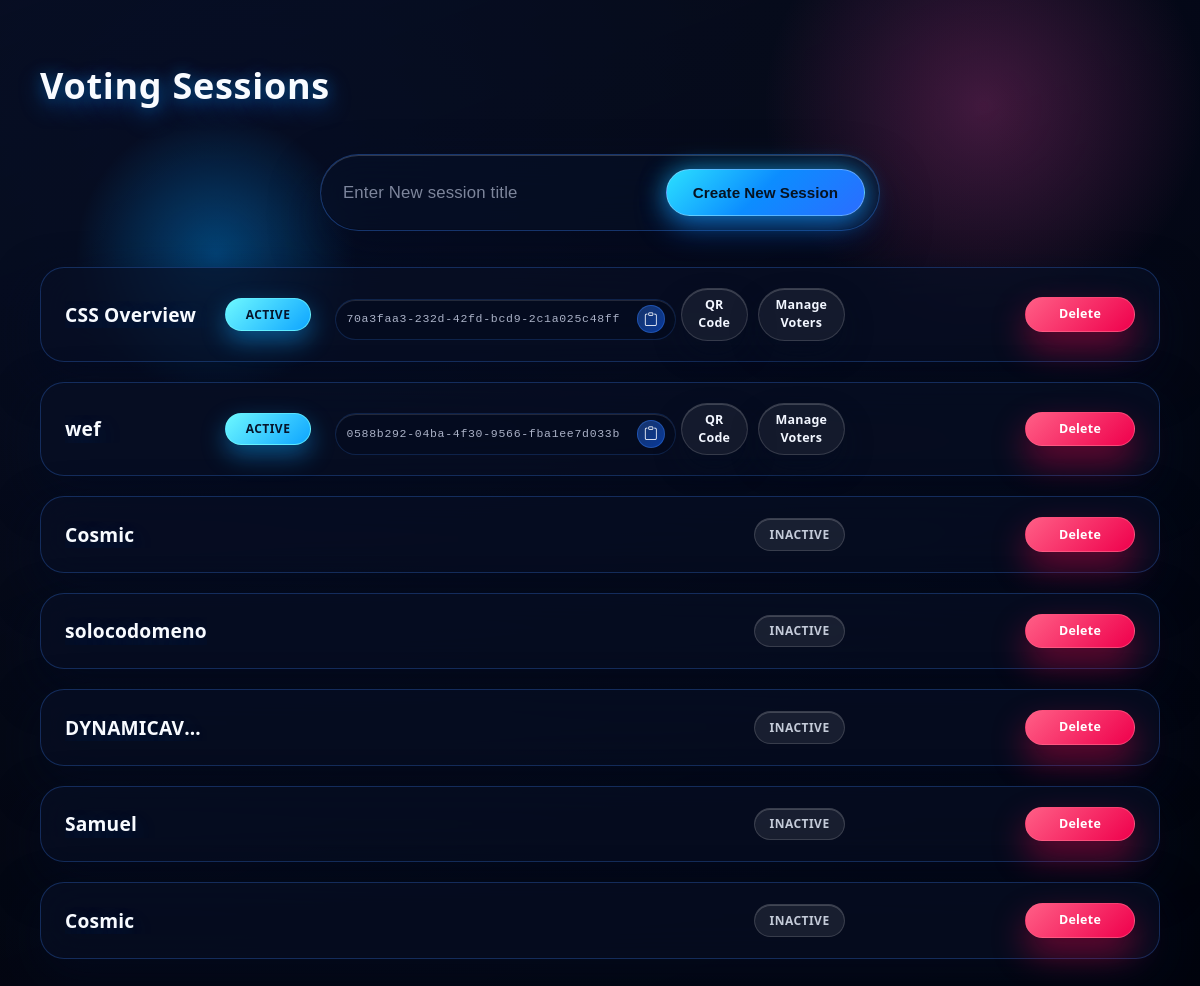
/list_sessions/ (signed in), run on an earlier commit of the app's database.
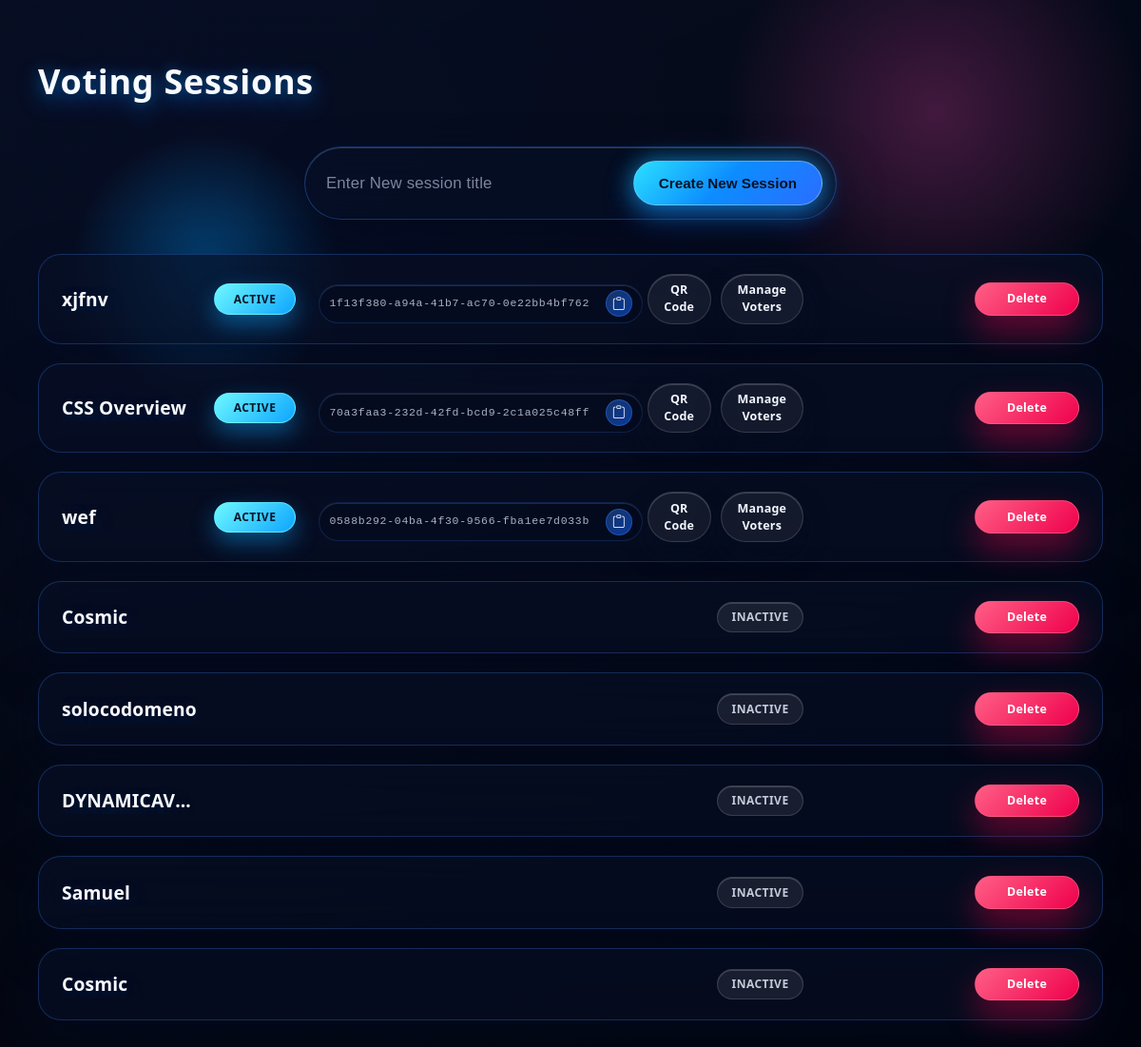
And on a later commit of the database.
### voters/models.py (models this page shows, shortened)
class VotingSession(models.Model):
    session_id = models.AutoField(primary_key=True)
    title = models.CharField(max_length=200)
    unique_url = models.URLField(unique=True, blank=True, null=True)
    is_active = models.BooleanField(default=False)
    admin = models.ForeignKey(User, on_delete=models.CASCADE)  # session creator/admin
    qr_code = models.ImageField(upload_to='qr_codes/', blank=True, null=True)
    created_at = models.DateTimeField(auto_now_add=True)
    updated_at = models.DateTimeField(auto_now=True)
    total_voters = models.IntegerField(default=0)
    current_voters = models.IntegerField(default=0)
    def get_uuid(self):
        return self.unique_url.split('/')[-1] if self.unique_url else None

### voters/views.py (the view)
# urls.py: path('list_sessions/', voters_views.list_voting_sessions, name = 'list_voting_sessions'),
@login_required
def list_voting_sessions(request):
    if request.method == 'POST':
        form = VotingSessionForm(request.POST)
        if form.is_valid():
            voting_session = form.save(commit=False)
            voting_session.admin = request.user
            voting_session.save()
            return redirect('list_voting_sessions')
    else:
        form = VotingSessionForm()
    sessions = (
        VotingSession.objects
        .filter(admin=request.user)
        .order_by('-created_at', '-session_id')
    )
    return render(request, 'voters/list_sessions.html', {
        'sessions': sessions,
        'form': form
    })

### voters/forms.py
class VotingSessionForm(forms.ModelForm):
    class Meta:
        model = VotingSession
        fields = ['title']
        widgets = {
            'title': forms.TextInput(attrs={
                'class': 'session-title-input',
                'placeholder': 'Enter New session title'
            }),
        }

### voters/templates/voters/list_sessions.html (shortened to what this page needs)
<head>
    {% load static %}
    <link href="{% static 'style.css' %}?v={% now 'U' %}" rel="stylesheet">
    <link href="https://cdn.jsdelivr.net/npm/bootstrap-icons/font/bootstrap-icons.css" rel="stylesheet">
</head>
<nav class="admin-navbar">
    <div class="navbar-content">
        <h2 class="admin-title">Voting Sessions</h2>
    </div>
</nav>
<form class="create_session_form" method="POST" action="{% url 'list_voting_sessions' %}">
    <div class="session-form-row">
        {{ form.title }}
        <button class="create-session-btn" type="submit">Create New Session</button>
    </div>
</form>
    <div class="session-list">
        {% for session in sessions %}
            <div class="session-card" onclick="window.location.href='{% url 'active_voting_session' session.session_id %}'">
                <div class="session-info">
                    <a href="{% url 'active_voting_session' session.session_id %}" class="session-title">{{ session.title }}</a>
                    <div class="session-links">
                        {% if session.is_active %}
                            <span class="session-status session-status--active">Active</span>
                            <div class="session-uuid-row">
                                <span class="session-uuid-display" id="uuid-display-{{ session.session_id }}">
                                    {{ session.get_uuid }}
                                </span>
                                <button
                                    type="button"
                                    class="session-copy-trigger"
                                    data-copy-target="uuid-display-{{ session.session_id }}"
                                    aria-label="Copy session UUID"
                                    onclick="event.stopPropagation();"
                                >
                                    <i class="bi bi-clipboard"></i>
                                </button>
                            </div>
                            <div class="session-actions">
                                {% if session.qr_code %}
                                    <a href="{{ session.qr_code.url }}" class="qr-link" onclick="event.stopPropagation();">QR Code</a>
                                {% else %}
                                    <span class="no-qr">No QR Code generated</span>
                                {% endif %}
                                <a
                                    href="{% url 'voter_list' session.session_id %}"
                                    class="manage-voters-link"
                                    onclick="event.stopPropagation();"
                                >
                                    Manage Voters
                                </a>
                            </div>
                        {% else %}
                            <span class="no-qr">Inactive</span>
                        {% endif %}
                        <a href="{% url 'delete_voting_session' session.session_id %}" class="delete-link" onclick="event.stopPropagation();">Delete</a>
                    </div>
                </div>
            </div>
        {% endfor %}
    </div>

What changed in the data, as far as the page shows it:
added VotingSession: title "xjfnv", get_uuid "1f13f380-a94a-41b7-ac70-0e22bb4bf762"
